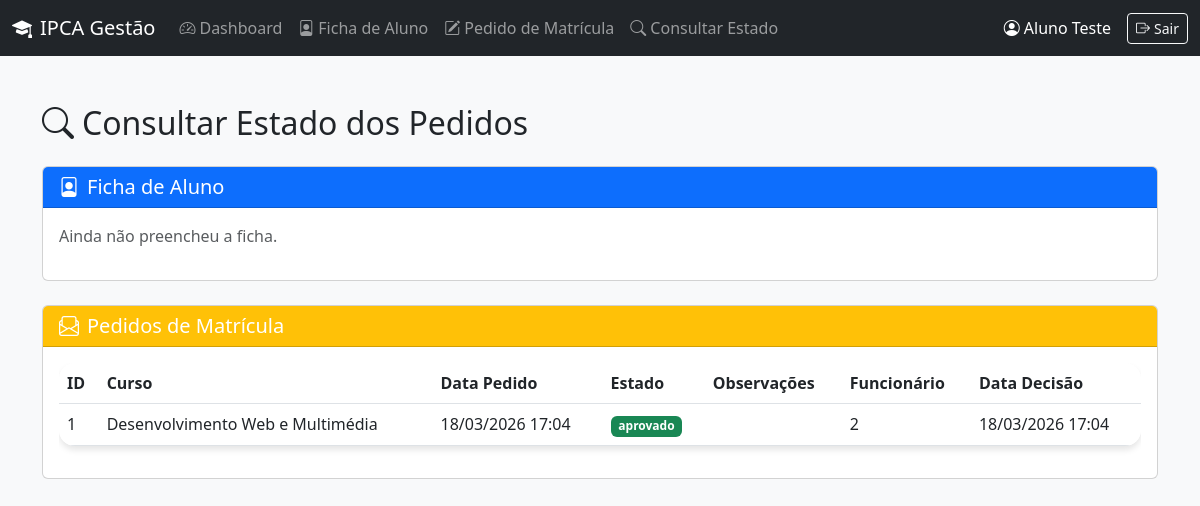
Page /aluno/consultar.php (signed in) on the committed database.
### tables this page shows
CREATE TABLE `pedido_matricula` (
  `id` int(11) NOT NULL,
  `id_aluno` int(11) NOT NULL,
  `id_curso` int(11) NOT NULL,
  `data_pedido` datetime DEFAULT current_timestamp(),
  `estado` enum('pendente','aprovado','rejeitado') NOT NULL DEFAULT 'pendente',
  `observacoes` text DEFAULT NULL,
  `data_decisao` datetime DEFAULT NULL,
  `id_funcionario` int(11) DEFAULT NULL
);

CREATE TABLE `cursos` (
  `Id_cursos` int(11) NOT NULL,
  `nome_cursos` text NOT NULL
);

### aluno/consultar.php (the view, shortened to what this page needs)
<?php
require_once '../includes/config.php';
$id_aluno = $_SESSION['user_id'];
$stmt = $pdo->prepare("SELECT * FROM ficha_aluno WHERE id_aluno = ? ORDER BY id DESC");
$stmt->execute([$id_aluno]);
$fichas = $stmt->fetchAll();
$stmt = $pdo->prepare("
    SELECT pm.*, c.nome_cursos
    FROM pedido_matricula pm
    JOIN cursos c ON pm.id_curso = c.Id_cursos
    WHERE pm.id_aluno = ?
    ORDER BY pm.id DESC
");
$stmt->execute([$id_aluno]);
$pedidos = $stmt->fetchAll();
?>
<!DOCTYPE html>
<html lang="pt">
<head>
    <link href="https://cdn.jsdelivr.net/npm/bootstrap@5.3.0/dist/css/bootstrap.min.css" rel="stylesheet">
    <link rel="stylesheet" href="https://cdn.jsdelivr.net/npm/bootstrap-icons@1.11.1/font/bootstrap-icons.css">
</head>
<body>
    <?php include '../includes/navbar.php'; ?>
    <div class="container mt-5">
        <h2 class="mb-4"><i class="bi bi-search me-2"></i>Consultar Estado dos Pedidos</h2>
        <div class="card mb-4">
            <div class="card-header bg-primary text-white">
                <h5 class="mb-0"><i class="bi bi-file-person me-2"></i>Ficha de Aluno</h5>
            </div>
            <div class="card-body">
                <?php if (count($fichas) > 0): ?>
                    <div class="table-responsive">
                        <table class="table table-hover table-custom">
                            <thead>
                                <tr>
                                    <th>ID</th>
                                    <th>Data Submissão</th>
                                    <th>Estado</th>
                                    <th>Observações</th>
                                    <th>Validado por</th>
                                    <th>Data Validação</th>
                                </tr>
                            </thead>
                            <tbody>
                                <?php foreach ($fichas as $f): ?>
                                <tr>
                                    <td><?= $f['id'] ?></td>
                                    <td><?= $f['data_submissao'] ? date('d/m/Y H:i', strtotime($f['data_submissao'])) : '-' ?></td>
                                    <td>
                                        <span class="badge bg-<?= $f['estado'] == 'aprovada' ? 'success' : ($f['estado'] == 'rejeitada' ? 'danger' : 'warning') ?>">
                                            <?= $f['estado'] ?>
                                        </span>
                                    </td>
                                    <td><?= htmlspecialchars($f['observacoes_gestor'] ?? '-') ?></td>
                                    <td><?= $f['id_gestor'] ? 'ID: '.$f['id_gestor'] : '-' ?></td>
                                    <td><?= $f['data_validacao'] ? date('d/m/Y H:i', strtotime($f['data_validacao'])) : '-' ?></td>
                                </tr>
                                <?php endforeach; ?>
                            </tbody>
                        </table>
                    </div>
                <?php else: ?>
                    <p class="text-muted">Ainda não preencheu a ficha.</p>
                <?php endif; ?>
            </div>
        </div>
        <div class="card">
            <div class="card-header bg-warning text-white">
                <h5 class="mb-0"><i class="bi bi-envelope-paper me-2"></i>Pedidos de Matrícula</h5>
            </div>
            <div class="card-body">
                <?php if (count($pedidos) > 0): ?>
                    <div class="table-responsive">
                        <table class="table table-hover table-custom">
                            <thead>
                                <tr>
                                    <th>ID</th>
                                    <th>Curso</th>
                                    <th>Data Pedido</th>
                                    <th>Estado</th>
                                    <th>Observações</th>
                                    <th>Funcionário</th>
                                    <th>Data Decisão</th>
                                </tr>
                            </thead>
                            <tbody>
                                <?php foreach ($pedidos as $p): ?>
                                <tr>
                                    <td><?= $p['id'] ?></td>
                                    <td><?= htmlspecialchars($p['nome_cursos']) ?></td>
                                    <td><?= date('d/m/Y H:i', strtotime($p['data_pedido'])) ?></td>
                                    <td>
                                        <span class="badge bg-<?= $p['estado'] == 'aprovado' ? 'success' : ($p['estado'] == 'rejeitado' ? 'danger' : 'warning') ?>">
                                            <?= $p['estado'] ?>
                                        </span>
                                    </td>
                                    <td><?= htmlspecialchars($p['observacoes'] ?? '-') ?></td>
                                    <td><?= $p['id_funcionario'] ?? '-' ?></td>
                                    <td><?= $p['data_decisao'] ? date('d/m/Y H:i', strtotime($p['data_decisao'])) : '-' ?></td>
                                </tr>
                                <?php endforeach; ?>
                            </tbody>
                        </table>
                    </div>
                <?php else: ?>
                    <p class="text-muted">Ainda não fez nenhum pedido de matrícula.</p>
                <?php endif; ?>
            </div>
        </div>
    </div>
</body>
</html>

### aluno/consultar.php (style rules this page uses)
body { background-color: #f8f9fa; }
.table-custom { background: white; border-radius: 1rem; overflow: hidden; box-shadow: 0 4px 6px rgba(0,0,0,0.1); }

### rows in the picture
pedido_matricula: id "1", id_curso.nome_cursos "Desenvolvimento Web e Multimédia", data_pedido "18/03/2026 17:04", estado "aprovado", id_funcionario "2", data_decisao "18/03/2026 17:04"

### other values in the picture
$_SESSION['user_name'] "Aluno Teste"
